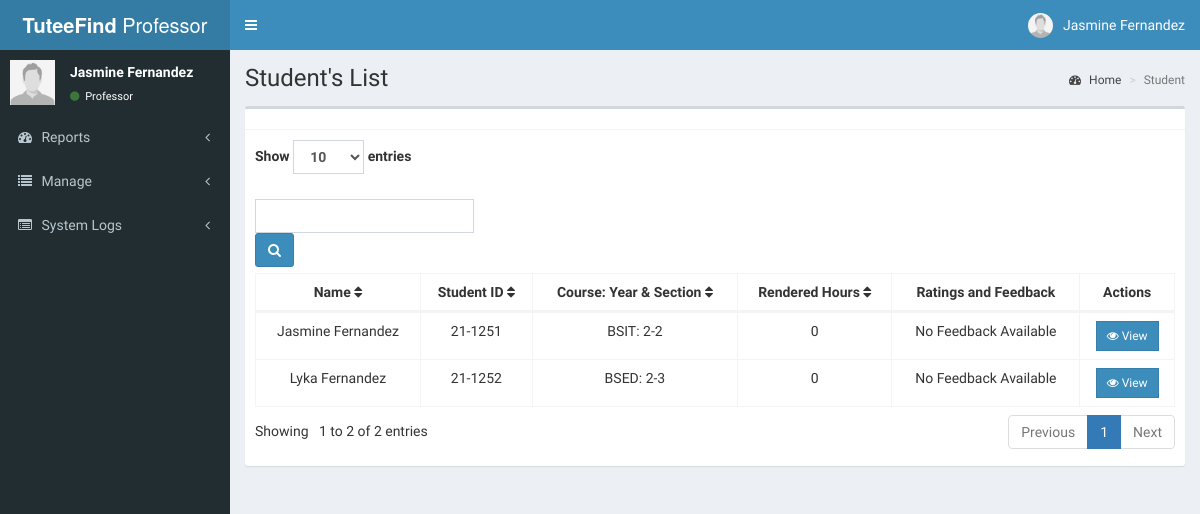
The app's page /professor/progress.php (signed in) with its own data.
### tables this page shows
CREATE TABLE `professor` (
  `id` int(11) NOT NULL,
  `firstname` varchar(30) NOT NULL,
  `lastname` varchar(30) NOT NULL,
  `middlename` varchar(20) NOT NULL,
  `age` int(11) NOT NULL,
  `faculty_id` varchar(20) NOT NULL,
  `emailaddress` varchar(50) DEFAULT NULL,
  `prof_password` varchar(250) NOT NULL,
  `prof_username` varchar(250) NOT NULL,
  `prof_photo` varchar(250) DEFAULT NULL,
  `last_login` datetime DEFAULT NULL
);

CREATE TABLE `tutor` (
  `id` int(11) NOT NULL,
  `firstname` varchar(255) NOT NULL,
  `lastname` varchar(255) NOT NULL,
  `age` int(11) DEFAULT NULL,
  `sex` varchar(10) DEFAULT NULL,
  `number` varchar(20) DEFAULT NULL,
  `barangay` varchar(255) DEFAULT NULL,
  `student_id` varchar(50) DEFAULT NULL,
  `course` varchar(100) DEFAULT NULL,
  `year_section` varchar(255) DEFAULT NULL,
  `photo` varchar(255) DEFAULT NULL,
  `professor` varchar(50) NOT NULL,
  `fblink` varchar(255) NOT NULL,
  `bio` text DEFAULT NULL,
  `emailaddress` varchar(255) NOT NULL,
  `password` varchar(255) NOT NULL
);

### professor/progress.php (the view, shortened to what this page needs)
<?php
include 'includes/session.php'; ?>
<?php include 'includes/header.php'; ?>
<?php
$search = isset($_GET['search']) ? $_GET['search'] : '';
$page = isset($_GET['page']) ? (int)$_GET['page'] : 1;
$limit = isset($_GET['limit']) ? (int)$_GET['limit'] : 10;
$offset = ($page - 1) * $limit;
$current_faculty_id = $_SESSION['professor_id'];
$search_term = '%' . $search . '%';
$total_sql = "
    SELECT COUNT(*) AS total
    FROM tutor t
    INNER JOIN professor p ON t.professor = p.faculty_id
    LEFT JOIN requests r ON t.id = r.tutor_id AND r.status = 'accepted'
    WHERE p.id = ?
    AND (
        LOWER(t.lastname) LIKE LOWER(?) OR
        LOWER(t.firstname) LIKE LOWER(?) OR
        LOWER(t.course) LIKE LOWER(?) OR
        LOWER(t.year_section) LIKE LOWER(?)
    )";
$stmt_total = $conn->prepare($total_sql);
$stmt_total->bind_param("issss", $current_faculty_id, $search_term, $search_term, $search_term, $search_term);
$stmt_total->execute();
$total_result = $stmt_total->get_result();
$total_rows = $total_result->fetch_assoc()['total'];
$total_pages = ceil($total_rows / $limit);
?>
<body class="hold-transition skin-blue sidebar-mini">
<div class="wrapper">
  <?php include 'includes/navbar.php'; ?>
  <?php include 'includes/menubar.php'; ?>
  <div class="content-wrapper">
    <section class="content-header">
      <h1>
        Student's List
      </h1>
      <ol class="breadcrumb">
        <li><a href="#"><i class="fa fa-dashboard"></i> Home</a></li>
        <li class="active">Student</li>
      </ol>
    </section>
    <section class="content">
      <div class="row">
        <div class="col-xs-12">
          <div class="box">
            <div class="box-header with-border">
            </div>
            <div class="box-body">
 <form method="GET" action="progress.php" class="form-inline d-flex justify-content-between align-items-center">
    <div class="form-group me-4">
        <label>Show
            <select name="limit" class="form-control" onchange="this.form.submit()">
                <option value="10" <?php if ($limit == 10) echo 'selected'; ?>>10</option>
            </select> entries
        </label>
        <div class="form-group me-2">
            <input type="text" name="search" placeholder="" value="<?php echo htmlspecialchars($search); ?>" class="form-control">
        </div>
        <button type="submit" class="btn btn-primary"><i class="fa fa-search"></i></button>
    </div>
</form>
<div id="example1_wrapper" class="dataTables_wrapper form-inline dt-bootstrap no-footer">
  <div class="row">
    <div class="col-sm-12">
      <div style="max-height: 250px; overflow-y: auto;" class="scrollable-table">
        <table id="example1" class="table table-bordered dataTable no-footer" role="grid" aria-describedby="example1_info">
          <thead>
            <tr role="row">
                <th onclick="sortTable(0)">Name <i class="fa fa-sort" aria-hidden="true"></i></th>
                <th onclick="sortTable(1)">Student ID <i class="fa fa-sort" aria-hidden="true"></i></th>
                <th onclick="sortTable(2)">Course: Year & Section <i class="fa fa-sort" aria-hidden="true"></i></th>
                <th onclick="sortTable(3)">Rendered Hours <i class="fa fa-sort" aria-hidden="true"></i></th>
                <th>Ratings and Feedback</th>
                <th>Actions</th>
              </tr>
            </thead>
            <tbody>
<?php
$professor_id = $_SESSION['professor_id'];
$search = isset($_GET['search']) ? '%' . strtolower($_GET['search']) . '%' : '%%';
$sql = "
    SELECT
        t.id,
        t.lastname,
        t.firstname,
        t.student_id,
        t.course,
        t.year_section,
        COALESCE(MAX(ts.completed_weeks), 0) AS completed_weeks,
        COALESCE(MAX(rt.rating), 'No Rating') AS rating,
        COALESCE(MAX(rt.comment), 'No Comment') AS comment,
        MAX(r.tutor_id) AS tutor_id,
        MAX(r.tutee_id) AS tutee_id,
        COALESCE(SUM(tp.rendered_hours), 0) + COALESCE(SUM(e.rendered_hours), 0) AS total_rendered_hours,  -- Summing both rendered hours
        MAX(rt.pdf_content) AS pdf_content  -- Fetching PDF content from tutor_ratings
    FROM tutor t
    INNER JOIN professor p ON t.professor = p.faculty_id
    LEFT JOIN requests r ON t.id = r.tutor_id AND r.status = 'accepted'
    LEFT JOIN tutor_ratings rt ON t.id = rt.tutor_id
    LEFT JOIN tutee_summary ts ON r.tutee_id = ts.tutee_id
    LEFT JOIN tutee_progress tp ON t.id = tp.tutor_id  -- Joining tutee_progress table
    LEFT JOIN events e ON t.id = e.tutor_id  -- Joining events table
    WHERE p.id = ?
    AND (
        LOWER(t.lastname) LIKE CONCAT('%', LOWER(?), '%') OR
        LOWER(t.firstname) LIKE CONCAT('%', LOWER(?), '%') OR
        LOWER(t.course) LIKE CONCAT('%', LOWER(?), '%') OR
        LOWER(t.year_section) LIKE CONCAT('%', LOWER(?), '%')
    )
    GROUP BY t.id
";
$stmt = $conn->prepare($sql);
$stmt->bind_param("issss", $professor_id, $search, $search, $search, $search);
$stmt->execute();
$result = $stmt->get_result();
while ($row = $result->fetch_assoc()) {
  $name = isset($row['firstname']) && isset($row['lastname'])
          ? htmlspecialchars($row['firstname'] . ' ' . $row['lastname'])
          : 'N/A';
  $student_id = isset($row['student_id']) ? htmlspecialchars($row['student_id']) : 'N/A';
  $course = isset($row['course']) ? htmlspecialchars($row['course']) : 'N/A';
  $year_section = isset($row['year_section']) ? htmlspecialchars($row['year_section']) : 'N/A';
  $course_year_section = $course . ': ' . $year_section;
  $total_rendered_hours = isset($row['total_rendered_hours'])
                          ? htmlspecialchars($row['total_rendered_hours'])
                          : '0';
  $pdf_content = isset($row['pdf_content']) && !empty($row['pdf_content'])
                 ? nl2br(htmlspecialchars($row['pdf_content']))
                 : 'No Feedback Available';
  echo "
    <tr>
       <td>{$name}</td>
       <td>{$student_id}</td>
       <td>{$course_year_section}</td>
       <td>{$total_rendered_hours}</td>
       <td>{$pdf_content}</td>
       <td>
           <button class='btn btn-primary btn-sm view btn-flat'
                   data-id='".htmlspecialchars($row['id'] ?? '')."'
                   data-tutor-id='".htmlspecialchars($row['tutor_id'] ?? '')."'
                   data-tutee-id='".htmlspecialchars($row['tutee_id'] ?? '')."' >
               <i class='fa fa-eye'></i> View
           </button>
       </td>
    </tr>
  ";
}
?>
    </tbody>
          </table>
        </div>
      </div>
    </div>
    <div class="row">
      <div class="col-sm-5">
        <div class="dataTables_info" id="example1_info" role="status" aria-live="polite">
          Showing
 <?php echo ($offset + 1) . ' to ' . min($offset + $limit, $total_rows) . ' of ' . $total_rows . ' entries'; ?>
        </div>
      </div>
      <div class="col-sm-7">
        <div class="dataTables_paginate paging_simple_numbers" id="example1_paginate">
          <ul class="pagination">
            <li class="paginate_button
 previous <?php if ($page <= 1) echo 'disabled'; ?>" id="example1_previous">
              <a href="?search=<?php echo urlencode($search); ?>&page=<?php echo $page - 1; ?>&limit=<?php echo $limit; ?>" aria-controls="example1" data-dt-idx="0" tabindex="0">Previous</a>
            </li>
            <?php for ($i = 1; $i <= $total_pages; $i++): ?>
              <li class="paginate_button <?php if ($page == $i) echo 'active'; ?>">
                <a href="?search=<?php echo urlencode($search); ?>&page=<?php echo $i; ?>&limit=<?php echo $limit; ?>" aria-controls="example1" data-dt-idx="<?php echo $i; ?>" tabindex="0"><?php echo $i; ?></a>
              </li>
            <?php endfor; ?>
            <li class="paginate_button next <?php if ($page >= $total_pages) echo 'disabled'; ?>" id="example1_next">
              <a href="?search=<?php echo urlencode($search); ?>&page=<?php echo $page + 1; ?>&limit=<?php echo $limit; ?>" aria-controls="example1" data-dt-idx="7" tabindex="0">Next</a>
            </li>
          </ul>
        </div>
      </div>
    </div>
  </div>
</div>
</div>
</div>
</section>
</div>
  <?php include 'includes/progress_modal.php'; ?>
</div>
<?php include 'includes/scripts.php'; ?>
</body>
</html>

### professor/includes/header.php (shortened to what this page needs)
<!DOCTYPE html>
<html>
<head>
  	<link rel="stylesheet" href="../bower_components/bootstrap/dist/css/bootstrap.min.css">
    <link rel="stylesheet" href="../plugins/iCheck/all.css">
  	<link rel="stylesheet" href="../bower_components/font-awesome/css/font-awesome.min.css">
  	<link rel="stylesheet" href="../dist/css/AdminLTE.min.css">
    <link rel="stylesheet" href="../bower_components/datatables.net-bs/css/dataTables.bootstrap.min.css">
    <link rel="stylesheet" href="../bower_components/bootstrap-daterangepicker/daterangepicker.css">
    <link rel="stylesheet" href="../plugins/timepicker/bootstrap-timepicker.min.css">
    <link rel="stylesheet" href="../bower_components/bootstrap-datepicker/dist/css/bootstrap-datepicker.min.css">
    <link rel="stylesheet" href="../dist/css/skins/_all-skins.min.css">
</head>

### professor/includes/navbar.php (shortened to what this page needs)
<?php
include 'includes/session.php';
if(isset($_SESSION['professor_id'])) {
    $professor_id = $_SESSION['professor_id'];
    $sql = "SELECT * FROM professor WHERE id = ?";
    $stmt = $conn->prepare($sql);
    $stmt->bind_param("i", $professor_id);
    $stmt->execute();
    $result = $stmt->get_result();
    if($result->num_rows == 1) {
        $user = $result->fetch_assoc();
    }
} else {
    header('location: index.php');
    exit();
}
?>
<header class="main-header">
<a href="#" class="logo">
    <span class="logo-lg"><b>TuteeFind</b> Professor</span>
</a>
<nav class="navbar navbar-static-top">
    <a href="#" class="sidebar-toggle" data-toggle="push-menu" role="button">
    </a>
    <div class="navbar-custom-menu">
    <ul class="nav navbar-nav">
        <li class="dropdown user user-menu">
        <a href="#" class="dropdown-toggle" data-toggle="dropdown">
        <img src="<?php echo (!empty($user['prof_photo'])) ? '../images/'.$user['prof_photo'] : '../images/profile.jpg'; ?>" class="user-image" alt="User Image">
            <span class="hidden-xs"><?php echo $user['firstname'].' '.$user['lastname']; ?></span>
        </a>
        </li>
    </ul>
    </div>
</nav>
</header>

### professor/includes/menubar.php (shortened to what this page needs)
<aside class="main-sidebar">
  <section class="sidebar">
    <div class="user-panel">
      <div class="pull-left image">
      <img src="<?php echo (!empty($user['prof_photo'])) ? '../images/'.$user['prof_photo'] : '../images/profile.jpg'; ?>" class="user-image" alt="User Image">
      </div>
      <div class="pull-left info">
        <p><?php echo $user['firstname'].' '.$user['lastname']; ?></p>
        <a><i class="fa fa-circle text-success"></i> Professor</a>
      </div>
    </div>
    <ul class="sidebar-menu" data-widget="tree">
    <li class="treeview">
        <a href="#">
            <i class="fa fa-dashboard"></i> <span>Reports</span>
            <span class="pull-right-container">
                <i class="fa fa-angle-left pull-right"></i>
            </span>
        </a>
    </li>
    <li class="treeview">
        <a href="#">
            <i class="fa fa-list"></i> <span>Manage</span>
            <span class="pull-right-container">
                <i class="fa fa-angle-left pull-right"></i>
            </span>
        </a>
    </li>
     <li class="treeview">
        <a href="#">
            <i class="fa fa-list-alt"></i> <span>System Logs</span>
            <span class="pull-right-container">
                <i class="fa fa-angle-left pull-right"></i>
            </span>
        </a>
    </li>
</ul>
  </section>
</aside>

### professor/includes/progress_modal.php (shortened to what this page needs)
<!DOCTYPE html>
<html lang="en">
<head>
</head>
<body>
</body>
</html>

### professor/includes/scripts.php (shortened to what this page needs)
<link rel="stylesheet" href="https://cdnjs.cloudflare.com/ajax/libs/bootstrap-datepicker/1.9.0/css/bootstrap-datepicker.min.css">

### professor/progress.php (style rules this page uses)
.scrollable-table { max-height: 230px; overflow-y: auto; border-collapse: collapse; display: block; }
.scrollable-table thead { position: sticky; top: 0; background-color: #fff; z-index: 1; }
table { width: 100%; border-collapse: collapse; }
table th, table td { padding: 10px; border: 1px solid #ddd; }
table td button { padding: 5px 10px; background-color: #007bff; color: white; border: none; cursor: pointer; border-radius: 4px; }
table th { text-align: center; }
table td { text-align: center; }
table td button { display: inline-block; text-align: center; }

### records on screen
professor: firstname "Jasmine", lastname "Fernandez"
tutor: name "Jasmine Fernandez", student "21-1251", course_year_section "BSIT: 2-2", total_rendered_hours "0", pdf_content "No Feedback Available"
tutor: name "Lyka Fernandez", student "21-1252", course_year_section "BSED: 2-3", total_rendered_hours "0", pdf_content "No Feedback Available"

### other values on screen
$offset + 1 "1"
min($offset + $limit, $total_rows) "2"
$total_rows "2"
